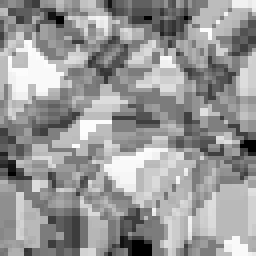
#> input picture _drafts/2021/allesctf/boomercrypto/nostego/test_img.enc.png, 64 x 64 px (shown 4 times larger)
$ python challenge.py test_img.enc.png out.png
#> lines starting #> are read from the running program, lines starting #| are printed output that depends on the picture
from PIL import Image
import sys

if len(sys.argv) != 3:
    print("Usage: %s [infile] [outfile]" % sys.argv[0])
    sys.exit(1)

image = Image.open(sys.argv[1]).convert("F")
width, height = image.size
#> width = 64; height = 64
result = Image.new("F", (width, height))
#> result: PIL image 64x64 F; every value is 0

ROUNDS = 4

for i in range(width):
    for j in range(height):
        value = 0
        di, dj = 1337, 42
        for k in range(ROUNDS):
            di, dj = (di * di + dj) % width, (dj * dj + di) % height
            value += image.getpixel(((i + di) % width, (j + dj + (i + di)//width) % height))
        result.putpixel((i, j), value / ROUNDS)
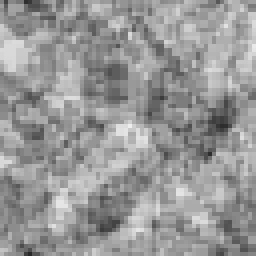
#> result: PIL image 64x64 F (shown 4 times larger); min 40.25, max 238, mean 151.9

result = result.convert("RGB")
#> result: PIL image 64x64 RGB
result.save(sys.argv[2])
